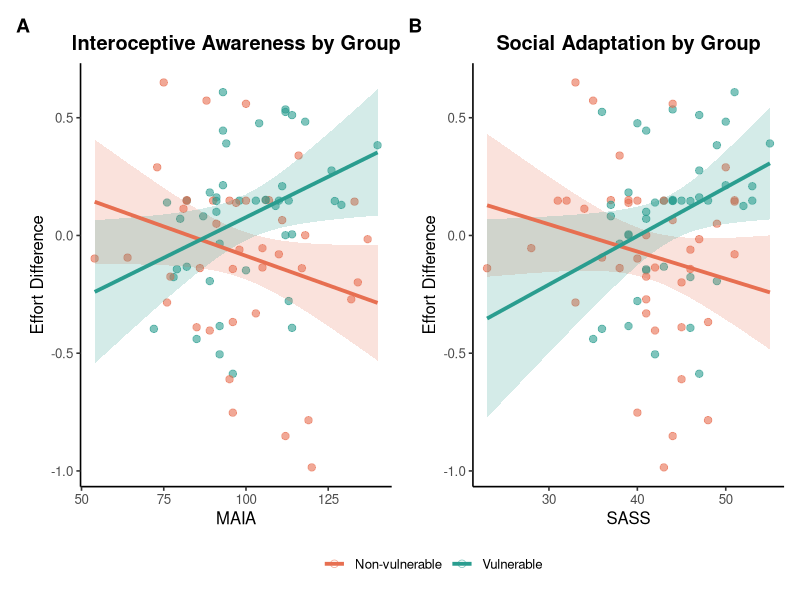

Write R code to recreate this figure.

# Multiple regressions: MAIA, SASS and IRI x group on the prosocial-effort index


###############################################################################
# Clean Environment

rm(list = ls())
options(scipen = 999)


###############################################################################
# Libraries

library(tidyverse)
library(emmeans)
library(ggeffects)
library(patchwork)
library(car)
library(svglite)


###############################################################################
# Import Data

df <- read.csv("dataset_final.csv", stringsAsFactors = FALSE)

## Filter by group
# df <- subset(df, grupo == "1")

## Build IRI composites
df <- df %>%
  mutate(IRI_Cognitivo = IRI_Fantasia_DIRd + IRI_TomaPerspectiva_DIRd,
         IRI_Afectivo  = IRI_PreocupacionEmpatica_DIRd + IRI_IncomodidadPersonal_DIRd)

## Analytic subset (variables used in the models)
vars_usadas <- c("grupo",
                 "diff_effort",
                 "effort_other",
                 "MAIA_DIRt", "SASS_DIRt", "IRI_DIRt",
                 "IRI_Cognitivo", "IRI_Afectivo",
                 "Fatigue_diff")

df_mod <- df %>%
  dplyr::select(all_of(vars_usadas)) %>%
  mutate(across(everything(), as.numeric))


###############################################################################
# MAIA model

## MAIA total with group interaction
m1 <- lm(diff_effort ~ MAIA_DIRt * grupo + Fatigue_diff, data = df_mod)
summary(m1)
car::Anova(m1, type = "II")

## Simple slopes of MAIA by group
trends_maia <- emtrends(m1, ~ grupo, var = "MAIA_DIRt", at = list(grupo = c(0, 1)))
summary(trends_maia, infer = c(TRUE, TRUE))
pairs(trends_maia)


###############################################################################
# SASS model

## SASS total with group interaction
m2 <- lm(diff_effort ~ SASS_DIRt * grupo + Fatigue_diff, data = df_mod)
summary(m2)
car::Anova(m2, type = "II")

## Simple slopes of SASS by group
trends_sass <- emtrends(m2, ~ grupo, var = "SASS_DIRt", at = list(grupo = c(0, 1)))
summary(trends_sass, infer = c(TRUE, TRUE))
pairs(trends_sass)


###############################################################################
# IRI models

## IRI total with group interaction
m3 <- lm(diff_effort ~ IRI_DIRt * grupo + Fatigue_diff, data = df_mod)
print(summary(m3))
car::Anova(m3, type = "II")

## Simple slopes of IRI total by group
trends_iri <- emtrends(m3, ~ grupo, var = "IRI_DIRt", at = list(grupo = c(0, 1)))
summary(trends_iri, infer = c(TRUE, TRUE))
pairs(trends_iri)

## IRI components with group interaction
m4 <- lm(diff_effort ~ IRI_Cognitivo * grupo + IRI_Afectivo * grupo + Fatigue_diff, data = df_mod)
print(summary(m4))
car::Anova(m4, type = "II")

## Simple slopes of the cognitive component by group
trends_iri_cognitivo <- emtrends(m4, ~ grupo, var = "IRI_Cognitivo", at = list(grupo = c(0, 1)))
summary(trends_iri_cognitivo, infer = c(TRUE, TRUE))
pairs(trends_iri_cognitivo)


###############################################################################
# MAIA robustness: correlations by group + Fisher r-to-z

## MAIA and prosocial-effort data
d_maia <- df_mod %>%
  dplyr::select(grupo, MAIA_DIRt, diff_effort) %>%
  tidyr::drop_na(MAIA_DIRt, diff_effort)

## Split by group
g_vul  <- dplyr::filter(d_maia, grupo == 1)   # vulnerable
g_nvul <- dplyr::filter(d_maia, grupo == 0)   # non-vulnerable

## Pearson + Spearman by group
r_vul_p  <- cor.test(g_vul$MAIA_DIRt,  g_vul$diff_effort,  method = "pearson")
r_nvul_p <- cor.test(g_nvul$MAIA_DIRt, g_nvul$diff_effort, method = "pearson")
r_vul_s  <- cor.test(g_vul$MAIA_DIRt,  g_vul$diff_effort,  method = "spearman")
r_nvul_s <- cor.test(g_nvul$MAIA_DIRt, g_nvul$diff_effort, method = "spearman")

## Fisher r-to-z for the difference between two independent correlations
fisher_z_diff <- function(r1, n1, r2, n2) {
  z1 <- atanh(r1); z2 <- atanh(r2)
  se <- sqrt(1/(n1 - 3) + 1/(n2 - 3))
  Z  <- (z1 - z2) / se
  data.frame(Z = Z, p = 2 * pnorm(-abs(Z)), SE = se)
}

fz <- fisher_z_diff(r1 = unname(r_vul_p$estimate),  n1 = nrow(g_vul),
                    r2 = unname(r_nvul_p$estimate), n2 = nrow(g_nvul))

## Print results
cat(sprintf("Vulnerable:     Pearson r = %.3f (p = %.3f), Spearman rho = %.3f (p = %.3f), n = %d\n",
            r_vul_p$estimate, r_vul_p$p.value, r_vul_s$estimate, r_vul_s$p.value, nrow(g_vul)))
cat(sprintf("Non-vulnerable: Pearson r = %.3f (p = %.3f), Spearman rho = %.3f (p = %.3f), n = %d\n",
            r_nvul_p$estimate, r_nvul_p$p.value, r_nvul_s$estimate, r_nvul_s$p.value, nrow(g_nvul)))
cat(sprintf("Fisher r-to-z:  Z = %.3f, p = %.3f\n", fz$Z, fz$p))


###############################################################################
# SASS robustness: correlations by group + Fisher r-to-z

## SASS and prosocial-effort data
d_sass <- df_mod %>%
  dplyr::select(grupo, SASS_DIRt, diff_effort) %>%
  tidyr::drop_na(SASS_DIRt, diff_effort)

## Split by group
g_vul  <- dplyr::filter(d_sass, grupo == 1)   # vulnerable
g_nvul <- dplyr::filter(d_sass, grupo == 0)   # non-vulnerable

## Pearson + Spearman by group
r_vul_p  <- cor.test(g_vul$SASS_DIRt,  g_vul$diff_effort,  method = "pearson")
r_nvul_p <- cor.test(g_nvul$SASS_DIRt, g_nvul$diff_effort, method = "pearson")
r_vul_s  <- cor.test(g_vul$SASS_DIRt,  g_vul$diff_effort,  method = "spearman")
r_nvul_s <- cor.test(g_nvul$SASS_DIRt, g_nvul$diff_effort, method = "spearman")

## Fisher r-to-z
fz <- fisher_z_diff(r1 = unname(r_vul_p$estimate),  n1 = nrow(g_vul),
                    r2 = unname(r_nvul_p$estimate), n2 = nrow(g_nvul))

## Print results
cat(sprintf("Vulnerable:     Pearson r = %.3f (p = %.3f), Spearman rho = %.3f (p = %.3f), n = %d\n",
            r_vul_p$estimate, r_vul_p$p.value, r_vul_s$estimate, r_vul_s$p.value, nrow(g_vul)))
cat(sprintf("Non-vulnerable: Pearson r = %.3f (p = %.3f), Spearman rho = %.3f (p = %.3f), n = %d\n",
            r_nvul_p$estimate, r_nvul_p$p.value, r_nvul_s$estimate, r_nvul_s$p.value, nrow(g_nvul)))
cat(sprintf("Fisher r-to-z:  Z = %.3f, p = %.3f\n", fz$Z, fz$p))


###############################################################################
# IRI robustness: correlations by group + Fisher r-to-z

## IRI and prosocial-effort data
d_IRI <- df_mod %>%
  dplyr::select(grupo, IRI_DIRt, diff_effort) %>%
  tidyr::drop_na(IRI_DIRt, diff_effort)

## Split by group
g_vul  <- dplyr::filter(d_IRI, grupo == 1)   # vulnerable
g_nvul <- dplyr::filter(d_IRI, grupo == 0)   # non-vulnerable

## Pearson + Spearman by group
r_vul_p  <- cor.test(g_vul$IRI_DIRt,  g_vul$diff_effort,  method = "pearson")
r_nvul_p <- cor.test(g_nvul$IRI_DIRt, g_nvul$diff_effort, method = "pearson")
r_vul_s  <- cor.test(g_vul$IRI_DIRt,  g_vul$diff_effort,  method = "spearman")
r_nvul_s <- cor.test(g_nvul$IRI_DIRt, g_nvul$diff_effort, method = "spearman")

## Fisher r-to-z for the difference between two independent correlations
fisher_z_diff <- function(r1, n1, r2, n2) {
  z1 <- atanh(r1); z2 <- atanh(r2)
  se <- sqrt(1/(n1 - 3) + 1/(n2 - 3))
  Z  <- (z1 - z2) / se
  data.frame(Z = Z, p = 2 * pnorm(-abs(Z)), SE = se)
}

fz <- fisher_z_diff(r1 = unname(r_vul_p$estimate),  n1 = nrow(g_vul),
                    r2 = unname(r_nvul_p$estimate), n2 = nrow(g_nvul))

## Print results
cat(sprintf("Vulnerable:     Pearson r = %.3f (p = %.3f), Spearman rho = %.3f (p = %.3f), n = %d\n",
            r_vul_p$estimate, r_vul_p$p.value, r_vul_s$estimate, r_vul_s$p.value, nrow(g_vul)))
cat(sprintf("Non-vulnerable: Pearson r = %.3f (p = %.3f), Spearman rho = %.3f (p = %.3f), n = %d\n",
            r_nvul_p$estimate, r_nvul_p$p.value, r_nvul_s$estimate, r_nvul_s$p.value, nrow(g_nvul)))
cat(sprintf("Fisher r-to-z:  Z = %.3f, p = %.3f\n", fz$Z, fz$p))


###############################################################################
# Figure 3: MAIA and SASS x group (BLUP index diff_effort)

## Group colors
COL_NONVUL <- "#E76F51"; COL_VUL <- "#2A9D8F"

## Interaction models with fatigue as covariate (as in the text)
m_maia <- lm(diff_effort ~ MAIA_DIRt * grupo + Fatigue_diff, data = df_mod)
m_sass <- lm(diff_effort ~ SASS_DIRt * grupo + Fatigue_diff, data = df_mod)

## Panel function: observed points + predicted lines with 95% CI
panel <- function(model, xvar, xlab, title){
  pr <- as.data.frame(ggpredict(model, terms = c(paste0(xvar, " [all]"), "grupo")))
  pr$Group  <- factor(pr$group, levels = c("0","1"), labels = c("Non-vulnerable","Vulnerable"))
  pts <- df_mod; pts$Group <- factor(pts$grupo, levels = c(0,1), labels = c("Non-vulnerable","Vulnerable"))
  ggplot() +
    geom_point(data = pts, aes(x = .data[[xvar]], y = diff_effort, color = Group, fill = Group),
               shape = 21, alpha = 0.6, size = 2.3, stroke = 0.4) +
    geom_ribbon(data = pr, aes(x = x, ymin = conf.low, ymax = conf.high, fill = Group),
                alpha = 0.20, color = NA) +
    geom_line(data = pr, aes(x = x, y = predicted, color = Group), linewidth = 1.3) +
    scale_color_manual(values = c("Non-vulnerable" = COL_NONVUL, "Vulnerable" = COL_VUL), name = NULL) +
    scale_fill_manual(values  = c("Non-vulnerable" = COL_NONVUL, "Vulnerable" = COL_VUL), guide = "none") +
    labs(x = xlab, y = "Effort Difference", title = title) +
    theme_classic(base_size = 12) +
    theme(plot.title = element_text(face = "bold", hjust = 0.5), legend.position = "bottom")
}

## Panels A (MAIA) and B (SASS)
pA <- panel(m_maia, "MAIA_DIRt", "MAIA", "Interoceptive Awareness by Group")
pB <- panel(m_sass, "SASS_DIRt", "SASS", "Social Adaptation by Group")

## Composition: A + B
fig3 <- (pA + pB) + plot_layout(guides = "collect") + plot_annotation(tag_levels = "A") &
  theme(legend.position = "bottom", plot.tag = element_text(face = "bold", size = 14))

## Print and save figure
print(fig3)
ggsave("figure3.svg", fig3, width = 9.5, height = 4.5, dpi = 600, bg = "white")
